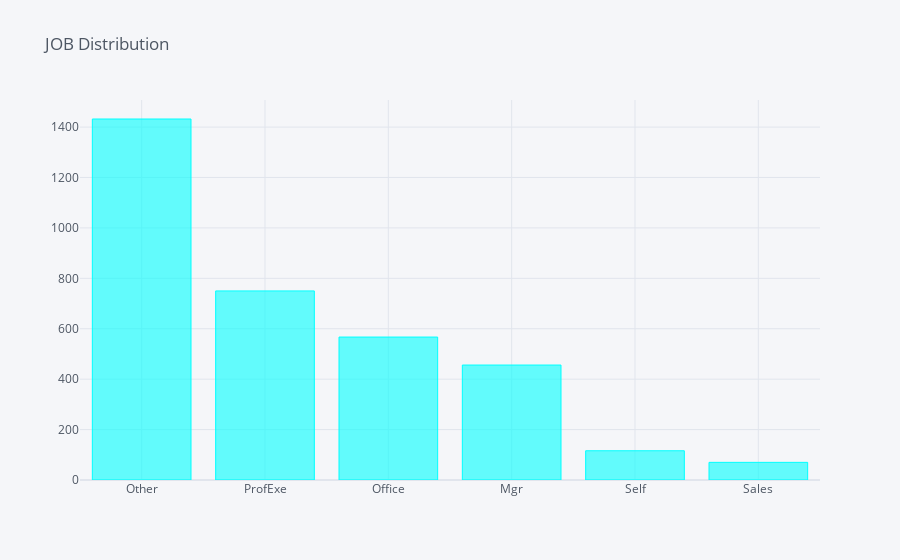
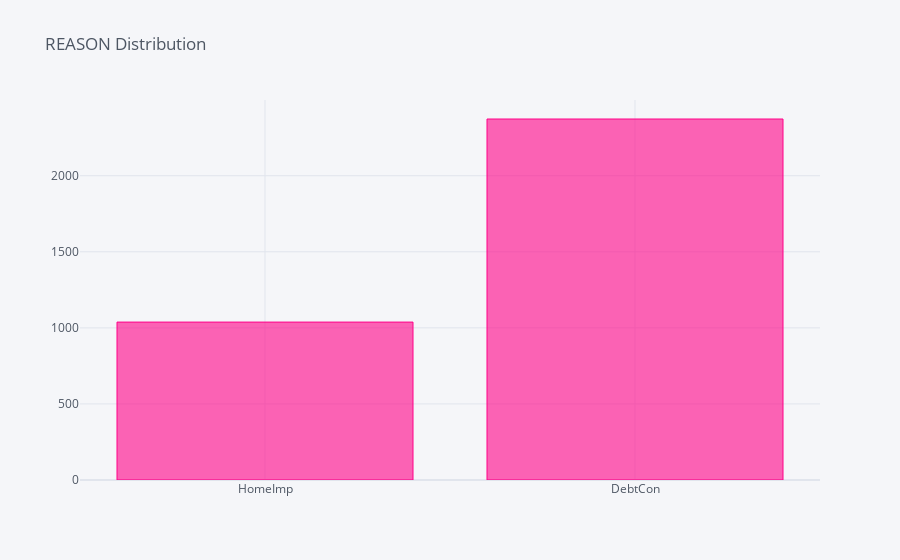

The cell these charts' notebook holds for them, in order:
### Code cell
colors = ["cyan","pink"]
for i,col in enumerate(Cats):    
    Train[col].value_counts().sort_values(ascending = bool(i)).iplot(kind='bar',title = f"{col} Distribution",color = colors[i], filename='bar-subplots')

### Figure 1 — Plotly figure (JSON) as saved in the notebook; plotly's stock layout.template omitted (floating-point values rounded to 4 significant figures)
{"data": [{"marker": {"color": "rgba(0, 255, 255, 0.6)", "line": {"color": "rgba(0, 255, 255, 1.0)", "width": 1}}, "name": "JOB", "orientation": "v", "text": "", "type": "bar", "x": ["Other", "ProfExe", "Office", "Mgr", "Self", "Sales"], "y": [1432, 750, 567, 456, 116, 70]}], "layout": {"autosize": true, "legend": {"bgcolor": "#F5F6F9", "font": {"color": "#4D5663"}}, "paper_bgcolor": "#F5F6F9", "plot_bgcolor": "#F5F6F9", "title": {"font": {"color": "#4D5663"}, "text": "JOB Distribution"}, "xaxis": {"autorange": true, "gridcolor": "#E1E5ED", "range": [-0.5, 5.5], "showgrid": true, "tickfont": {"color": "#4D5663"}, "title": {"font": {"color": "#4D5663"}, "text": ""}, "type": "category", "zerolinecolor": "#E1E5ED"}, "yaxis": {"autorange": true, "gridcolor": "#E1E5ED", "range": [0, 1507.0], "showgrid": true, "tickfont": {"color": "#4D5663"}, "title": {"font": {"color": "#4D5663"}, "text": ""}, "type": "linear", "zerolinecolor": "#E1E5ED"}}}

### Figure 2 — Plotly figure (JSON) as saved in the notebook; plotly's stock layout.template omitted (floating-point values rounded to 4 significant figures)
{"data": [{"marker": {"color": "rgba(255, 0, 136, 0.6)", "line": {"color": "rgba(255, 0, 136, 1.0)", "width": 1}}, "name": "REASON", "orientation": "v", "text": "", "type": "bar", "x": ["HomeImp", "DebtCon"], "y": [1038, 2373]}], "layout": {"autosize": true, "legend": {"bgcolor": "#F5F6F9", "font": {"color": "#4D5663"}}, "paper_bgcolor": "#F5F6F9", "plot_bgcolor": "#F5F6F9", "title": {"font": {"color": "#4D5663"}, "text": "REASON Distribution"}, "xaxis": {"autorange": true, "gridcolor": "#E1E5ED", "range": [-0.5, 1.5], "showgrid": true, "tickfont": {"color": "#4D5663"}, "title": {"font": {"color": "#4D5663"}, "text": ""}, "type": "category", "zerolinecolor": "#E1E5ED"}, "yaxis": {"autorange": true, "gridcolor": "#E1E5ED", "range": [0, 2498.0], "showgrid": true, "tickfont": {"color": "#4D5663"}, "title": {"font": {"color": "#4D5663"}, "text": ""}, "type": "linear", "zerolinecolor": "#E1E5ED"}}}
